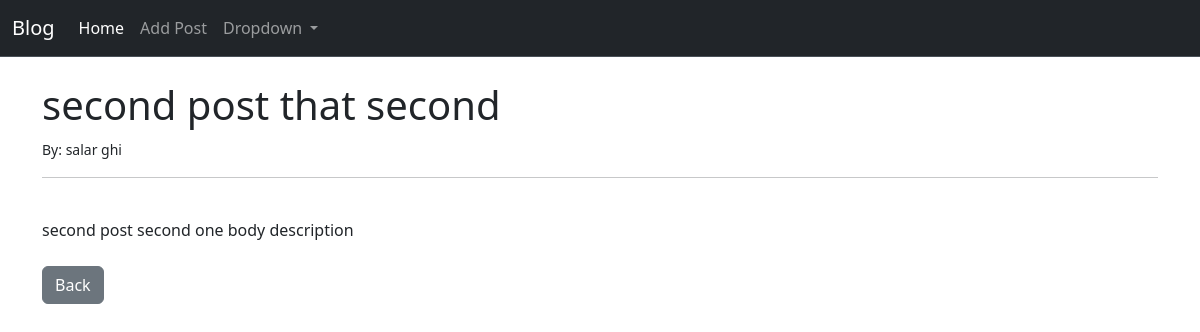
The app's page /article/2 with its own data.
### _blog/models.py (models this page shows, shortened)
class Post(models.Model):
    title = models.CharField(max_length=255)
    title_tag = models.CharField(max_length=255, default="blog")
    author = models.ForeignKey(User, on_delete=models.CASCADE)
    body = models.TextField()

### _blog/views.py (the view)
# urls.py: path('article/<int:pk>', ArticleDetailView.as_view(), name="article-detail"),
class ArticleDetailView(DetailView):
    model = Post
    template_name = "article_details.html"

### _blog/templates/article_details.html (shortened to what this page needs)
{% extends 'base.html' %}
{% block content %}
<h1>
    {{ post.title }}
</h1>
<small>
    By: {{ post.author.first_name }}
    {{ post.author.last_name }}
</small><br/>
<hr>
<br/>
{{ post.body }}
<br/><br/>
<a href="{% url 'home' %}" class="btn btn-secondary">Back</a>
{% endblock %}

### records on screen
Post: title "second post that second", author.first_name "salar", author.last_name "ghi", body "second post second one body description"
